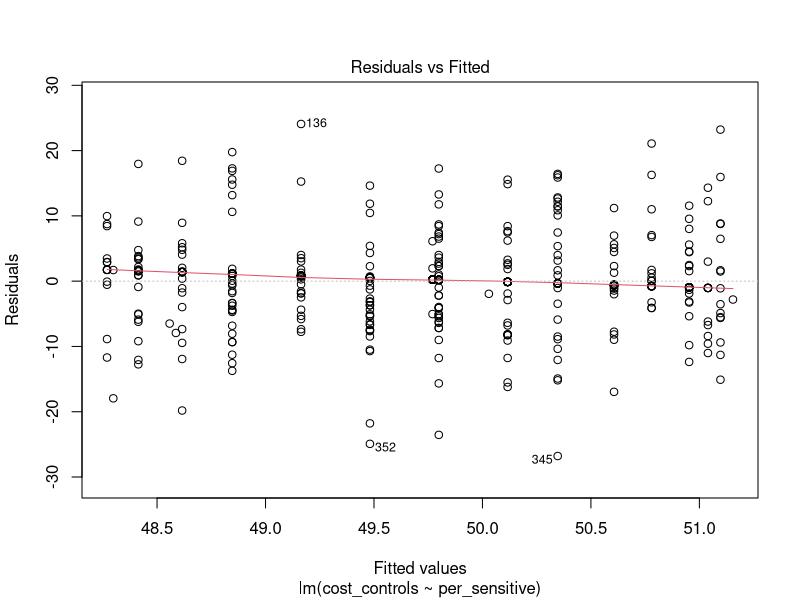
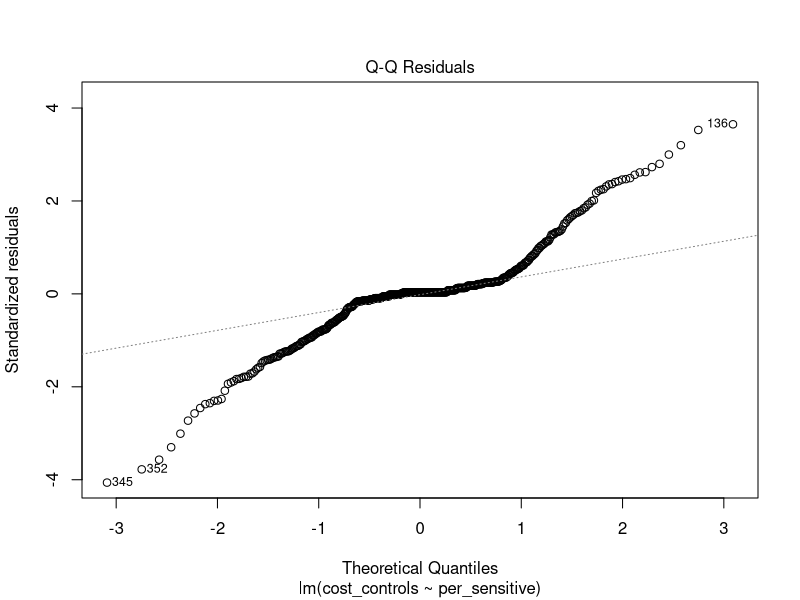
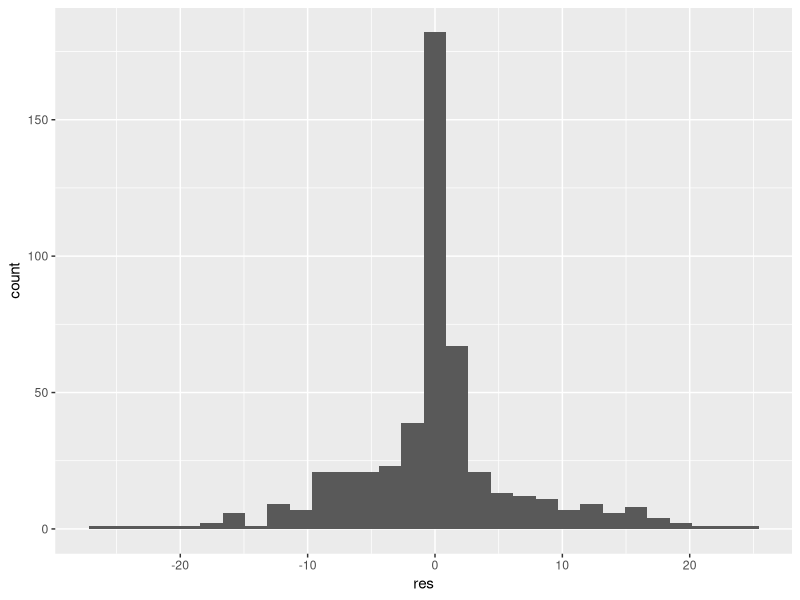

The R source for these figures, in order:
# Read in data and libs
library(foreign)
library(car)
library(ggplot2)

sp6.data = read.csv("lab 6 sra 365 wc-1.csv", header = TRUE)

# does per_sensitive predict cost_controls
sp6.reg = lm(cost_controls ~ per_sensitive, data = sp6.data)

# independence of observations
dwt(sp6.reg)

# homogenity of variance
plot(sp6.reg, which = 1)

# Test for normality w/ Q-Q plot
plot(sp6.reg, which = 2)

# Test for normality w/ Shapiro Wilk Test
sp6.data$res = resid(sp6.reg)
resid.plot = ggplot(sp6.data, aes(res))
resid.plot + geom_histogram()
shapiro.test(sp6.data$res)
